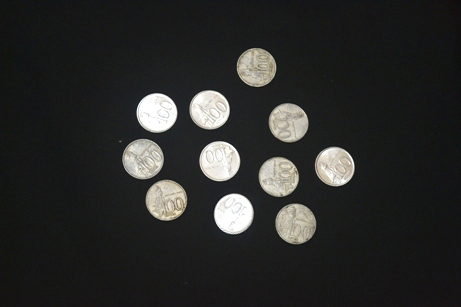
%> input picture Image Classification/coin100_news.JPG, 461 x 307 px
$ octave --eval "coin;"   (GNU Octave 9; MATLAB toolbox functions it lacks are replaced by stand-ins)
%> lines starting %> are read from the running program, lines starting %| are printed output that depends on the picture; in (x1, y1, x2, y2) boxes, pixels count from 0 and x2, y2 are one past the last pixel; in counts of white or black regions, pixels touching at a corner belong together; the program's own positions count from 1
### Image Classification/minMaxLinearStretching.m
function  [r] = minMaxLinearStretching(img)
    format long;
    lower = 0;  %a
    upper = 255;  %b
    minVal = min(img(:)) %c
    maxVal = max(img(:)) %d
    r = ((img-minVal)*((upper-lower)/(maxVal-minVal)))+lower;
end

### Image Classification/coin.m
function coin

    close all;
    clear all;
    clc;

    img = imread('coin100_news.JPG');
%> img is the input picture: size 307x461x3 uint8; mean R, G, B 42.3, 42.6, 41.2
    img = rgb2gray(img);
%> img: size 307x461 uint8
    imshow(img);
    img_bw = im2bw(img);
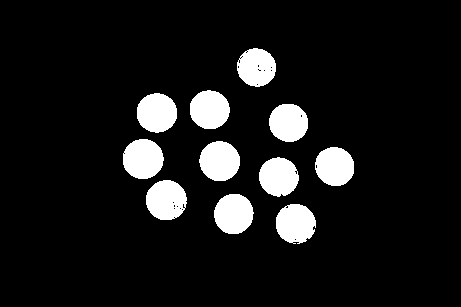
%> img_bw: size 307x461 logical; 9.6% white; 11 white regions, largest, box (x1, y1, x2, y2) and area: (123, 139, 164, 179) 1292, (146, 180, 187, 220) 1281, (199, 141, 240, 181) 1278
    img_bw = minMaxLinearStretching(img_bw);
%> in minMaxLinearStretching, `minVal = min(img(:))`: minVal = false
%> in minMaxLinearStretching, `maxVal = max(img(:))`: maxVal = true
    BW = imfill(img_bw, 'holes');
%> BW: size 307x461 double; 9.6% white; 11 white regions, largest, box (x1, y1, x2, y2) and area: (146, 180, 187, 220) 1294, (123, 139, 164, 179) 1293, (199, 141, 240, 181) 1278

%> (the run ends here)

$ run again, with Image Classification/coin200_news.JPG copied over Image Classification/coin100_news.JPG
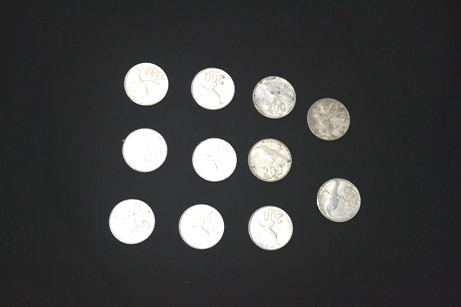
%> input picture Image Classification/coin200_news.JPG, 461 x 307 px
%> in coin, img is the input picture: size 307x461x3 uint8; mean R, G, B 61.7, 62.2, 62.3
%> img: size 307x461 uint8
%> in coin, `img_bw = im2bw(img);`:
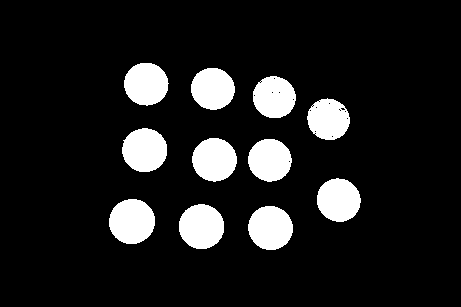
%> img_bw: size 307x461 logical; 11.7% white; 11 white regions, largest, box (x1, y1, x2, y2) and area: (109, 199, 155, 244) 1632, (179, 204, 224, 249) 1602, (122, 128, 167, 172) 1558
%> minVal = false
%> maxVal = true

$ run again, with Image Classification/coin500_news.JPG copied over Image Classification/coin100_news.JPG
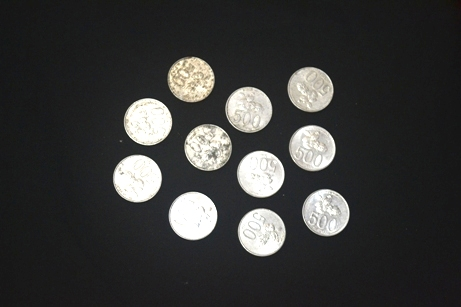
%> input picture Image Classification/coin500_news.JPG, 461 x 307 px
%> in coin, img is the input picture: size 307x461x3 uint8; mean R, G, B 56.7, 56.8, 55.9
%> img: size 307x461 uint8
%> in coin, `img_bw = im2bw(img);`:
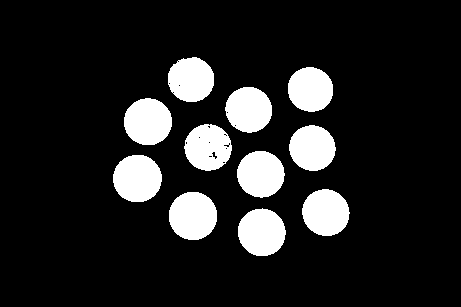
%> img_bw: size 307x461 logical; 13.4% white; 11 white regions, largest, box (x1, y1, x2, y2) and area: (169, 192, 217, 240) 1843, (113, 155, 162, 202) 1828, (238, 208, 286, 256) 1787
%> minVal = false
%> maxVal = true
